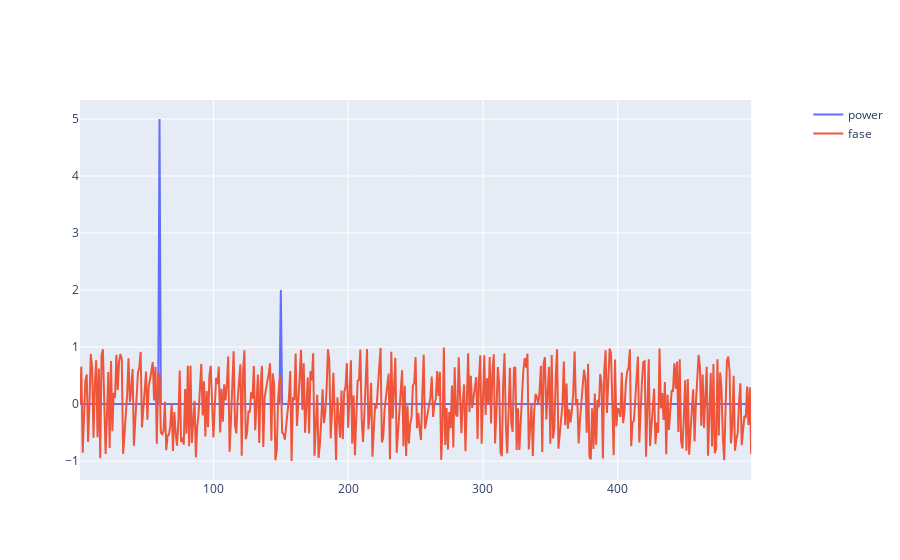

Notebook source saved alongside this figure:
### Code cell
def getSpectrum(data :np.ndarray, fs):
  N = data.size
  Y = np.fft.fft(data)
  Xf = np.fft.fftfreq(N, 1/fs)[:N//2]

  Yf = 2.0/N * np.abs(Y[0:(N//2)])[1:]
  phase = np.angle(Y)[:N//2] / np.pi

  return Xf[1:], Yf, phase



fs = 1000

wave = 5 * np.sin(np.arange(1000) * 2 * np.pi * 60 / fs) + 2 * np.sin(np.arange(1000) * 2 * np.pi * 150 / fs) + 3

xf, yf, phase = getSpectrum(wave, fs)

idx = np.argmax(yf)

fig2 = make_subplots(specs=[[{"secondary_y": True}]])
fig2.add_trace(go.Scatter(x=xf, y=yf, name='power'))
fig2.add_trace(go.Scatter(x=xf, y=phase, name='fase'))

fig2.show()

### Figure 1 — Plotly figure (JSON) as saved in the notebook; plotly's stock layout.template omitted (floating-point values rounded to 4 significant figures; data arrays with more than 128 entries replaced by an {"elided": "..."} marker saying what was removed)
{"data": [{"name": "power", "type": "scatter", "x": {"elided": "499 int values"}, "y": {"elided": "499 float values"}}, {"name": "fase", "type": "scatter", "x": {"elided": "499 int values"}, "y": {"elided": "500 float values"}}], "layout": {"xaxis": {"anchor": "y", "domain": [0, 0.94]}, "yaxis": {"anchor": "x", "domain": [0, 1]}, "yaxis2": {"anchor": "x", "overlaying": "y", "side": "right"}}}
